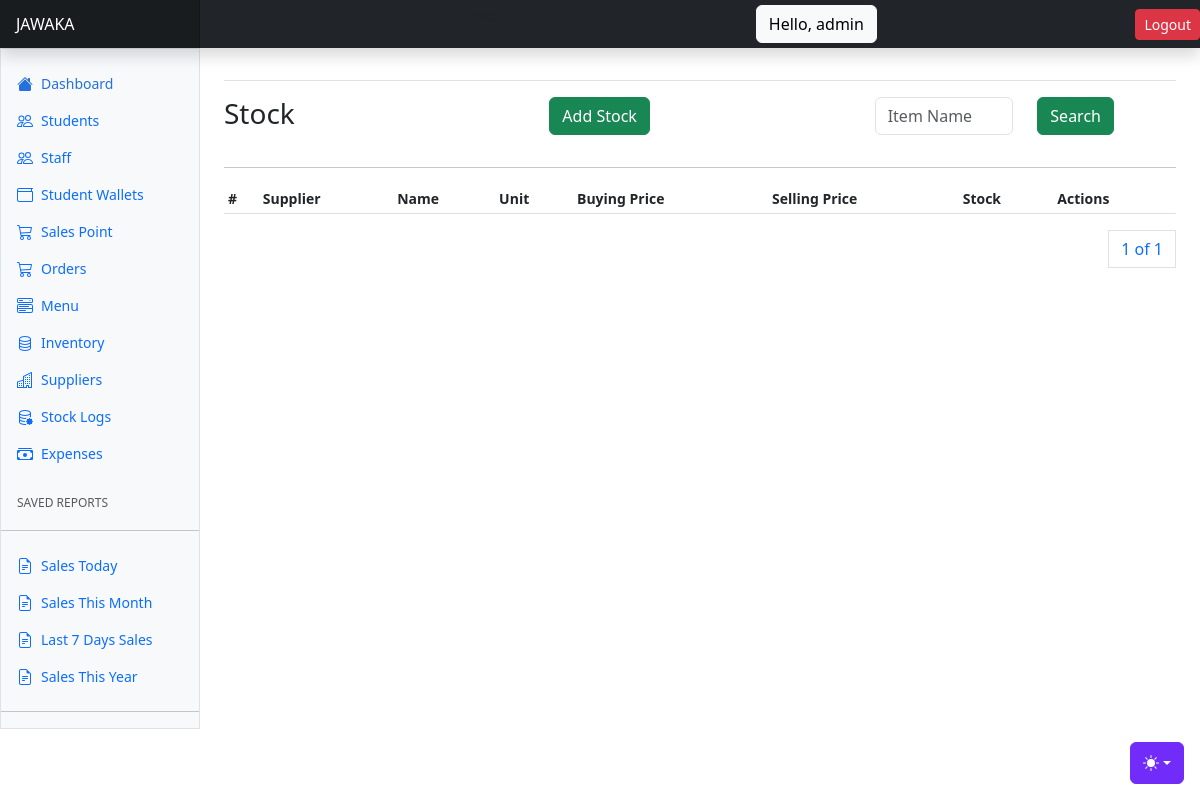
/inventory/ (signed in), run on an earlier commit of the app's database.
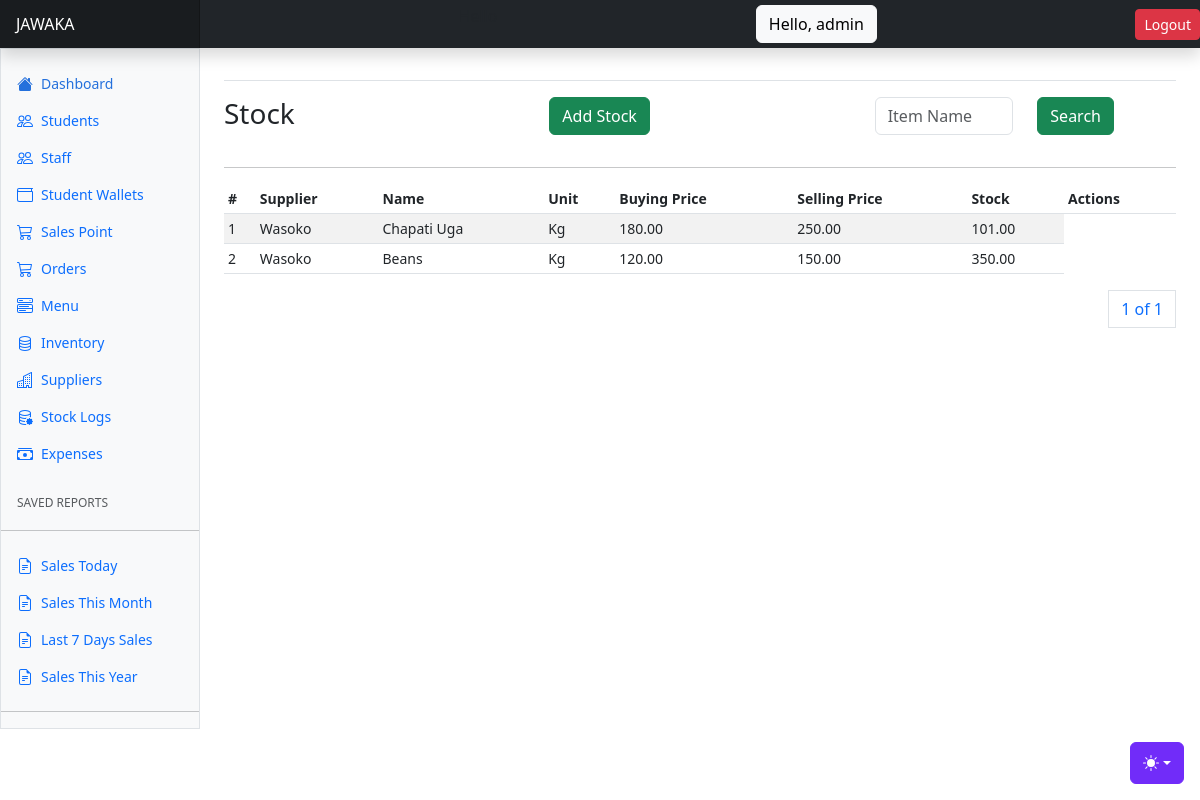
And on a later commit of the database.
### apps/users/models.py (models this page shows, shortened)
class User(AbstractUser):
    role = models.CharField(choices=ROLE_CHOICES, max_length=32, null=True)
    phone_number = models.CharField(max_length=255, null=True)
    id_number = models.CharField(max_length=255, null=True)
    gender = models.CharField(max_length=255, null=True)

### apps/inventory/models.py (models this page shows, shortened)
class Inventory(AbstractBaseModel):
    supplier = models.ForeignKey(Supplier, on_delete=models.SET_NULL, null=True)
    name = models.CharField(max_length=255)
    unit_price = models.DecimalField(max_digits=10, decimal_places=2)
    selling_price = models.DecimalField(max_digits=10, decimal_places=2)
    unit = models.CharField(max_length=255, choices=UNIT_CHOICES)
    stock = models.DecimalField(max_digits=10, decimal_places=2, default=0)

class Supplier(AbstractBaseModel):
    name = models.CharField(max_length=255)
    phone_number = models.CharField(max_length=255)
    email = models.EmailField(null=True)
    postal_address = models.CharField(max_length=255, null=True)
    town = models.CharField(max_length=255, null=True)
    country = models.CharField(max_length=255, null=True)
    def __str__(self):
        return self.name

### apps/inventory/views.py (the view)
# urls.py: path("inventory/", include("apps.inventory.urls")),
@login_required(login_url="/users/login/")
def inventory(request):
    stock_items = Inventory.objects.all()
    suppliers = Supplier.objects.all()
    if request.method == "POST":
        name = request.POST.get("name")
        stock_items = Inventory.objects.filter(Q(name__icontains=name))
    paginator = Paginator(stock_items, 10)
    page_number = request.GET.get("page")
    page_obj = paginator.get_page(page_number)
    context = {
        "stock_items": stock_items,
        "page_obj": page_obj,
        "suppliers": suppliers
    }
    return render(request, "inventory/inventory.html", context)

### templates/inventory/inventory.html (shortened to what this page needs)
{% extends "base.html" %}
{% block content %}
<div class="row">
    <div class="col">
        <h3>Stock</h3>
    </div>
    <div class="col">
        <a class="btn btn-success" data-bs-toggle="modal" data-bs-target="#newStockModal">Add Stock</a>
    </div>
    <div class="col">
      <form method="POST">
        <div class="input-group mb-3">
          <div class="row">
            <div class="col">
              <input type="text" class="form-control" name="name" id="name" placeholder="Item Name">
            </div>
            <div class="col">
              <button class="btn btn-success">Search</button>
            </div>
          </div>
        </div>
      </form>
    </div>
</div>
<hr/>
      <div class="table-responsive small">
        <table class="table table-striped table-sm">
          <thead>
            <tr>
              <th scope="col">#</th>
              <th scope="col">Supplier</th>
              <th scope="col">Name</th>
              <th scope="col">Unit</th>
              <th scope="col">Buying Price</th>
              <th scope="col">Selling Price</th>
              <th scope="col">Stock</th>
              <th scope="col" colspan="2">Actions</th>
            </tr>
          </thead>
          <tbody>
            {% for stock in page_obj %}
            <tr>
              <td>{{stock.id}}</td>
              <td>{{stock.supplier}}</td>
              <td>{{stock.name}}</td>
              <td>{{stock.unit}}</td>
              <td>{{stock.unit_price}}</td>
              <td>{{stock.selling_price}}</td>
              <td>{{stock.stock}}</td>
            </tr>
            {% endfor %}
          </tbody>
        </table>
        <div>
          <nav aria-label="Page navigation example">
            <ul class="pagination justify-content-end">
              <a class="page-link" href="#">{{ page_obj.number }} of {{ page_obj.paginator.num_pages }}</a>
            </ul>
          </nav>
        </div>
      </div>
{% endblock content %}

### templates/base.html (shortened to what this page needs)
{% load static %}
<!doctype html>
<html lang="en" data-bs-theme="auto">
  <head><script src="{% static 'assets/js/color-modes.js' %}"></script>
    <link rel="stylesheet" href="https://cdn.jsdelivr.net/npm/@docsearch/css@3">
<link href="{%  static 'assets/dist/css/bootstrap.min.css' %}" rel="stylesheet">
    <link href="https://cdn.jsdelivr.net/npm/bootstrap-icons@1.10.3/font/bootstrap-icons.css" rel="stylesheet">
    <link href="{% static 'dashboard.css' %}" rel="stylesheet">
  </head>
  <body>
    <div class="dropdown position-fixed bottom-0 end-0 mb-3 me-3 bd-mode-toggle">
      <button class="btn btn-bd-primary py-2 dropdown-toggle d-flex align-items-center"
              id="bd-theme"
              type="button"
              aria-expanded="false"
              data-bs-toggle="dropdown"
              aria-label="Toggle theme (auto)">
        <svg class="bi my-1 theme-icon-active" width="1em" height="1em"><use href="#circle-half"></use></svg>
      </button>
    </div>
<header class="navbar sticky-top bg-dark flex-md-nowrap p-0 shadow" data-bs-theme="dark">
  <a class="navbar-brand col-md-3 col-lg-2 me-0 px-3 fs-6 text-white" href="{% url 'home' %}">JAWAKA</a>
  <p>Hello</p>
  <button class="btn btn-light">Hello, {{request.user.username}}</button>
  <a href="{% url 'logout' %}" class="btn btn-danger btn-sm">Logout</a>
</header>
<div class="container-fluid">
  <div class="row">
    {% include "includes/sidebar.html" %}
    <main class="col-md-9 ms-sm-auto col-lg-10 px-md-4">
      <div class="d-flex justify-content-between flex-wrap flex-md-nowrap align-items-center pt-3 pb-2 mb-3 border-bottom">
      </div>
      {% block content %}
      {% endblock content %}
  </main>
  </div>
</div>
    </body>
</html>

### templates/includes/sidebar.html (shortened to what this page needs)
<div class="sidebar border border-right col-md-3 col-lg-2 p-0 bg-body-tertiary">
    <div class="offcanvas-md offcanvas-end bg-body-tertiary" tabindex="-1" id="sidebarMenu" aria-labelledby="sidebarMenuLabel">
      <div class="offcanvas-body d-md-flex flex-column p-0 pt-lg-3 overflow-y-auto">
        <ul class="nav flex-column">
          {% if request.user.is_superuser == True or request.user.role == "admin" %}
          <li class="nav-item">
            <a class="nav-link d-flex align-items-center gap-2 active" aria-current="page" href="{% url 'home' %}">
              <svg class="bi"><use xlink:href="#house-fill"/></svg>
              Dashboard
            </a>
          </li>
          <li class="nav-item">
            <a class="nav-link d-flex align-items-center gap-2" href="{% url 'students' %}">
              <svg class="bi"><use xlink:href="#people"/></svg>
              Students
            </a>
          </li>
          <li class="nav-item">
            <a class="nav-link d-flex align-items-center gap-2" href="{% url 'staff' %}">
              <svg class="bi"><use xlink:href="#people"/></svg>
              Staff
            </a>
          </li>
          <li class="nav-item">
            <a class="nav-link d-flex align-items-center gap-2" href="{% url 'student-wallets' %}">
              Student Wallets
            </a>
          </li>
          <li class="nav-item">
            <a class="nav-link d-flex align-items-center gap-2" href="{% url 'pos-home' %}">
              <svg class="bi"><use xlink:href="#cart"/></svg>
              Sales Point
            </a>
          </li>
          <li class="nav-item">
            <a class="nav-link d-flex align-items-center gap-2" href="{% url 'orders' %}">
              <svg class="bi"><use xlink:href="#cart"/></svg>
              Orders
            </a>
          </li>
          <li class="nav-item">
            <a class="nav-link d-flex align-items-center gap-2" href="{% url 'menus' %}">
              Menu
            </a>
          </li>
          <li class="nav-item">
            <a class="nav-link d-flex align-items-center gap-2" href="{% url 'inventory' %}">
              Inventory
            </a>
          </li>
          <li class="nav-item">
            <a class="nav-link d-flex align-items-center gap-2" href="{% url 'suppliers' %}">
              Suppliers
            </a>
          </li>
          <li class="nav-item">
            <a class="nav-link d-flex align-items-center gap-2" href="{% url 'inventory-logs' %}">
              Stock Logs
            </a>
          </li>
          <li class="nav-item">
            <a class="nav-link d-flex align-items-center gap-2" href="{% url 'expenses' %}">
              Expenses
            </a>
          </li>
          {% endif %}
        </ul>
        <h6 class="sidebar-heading d-flex justify-content-between align-items-center px-3 mt-4 mb-1 text-body-secondary text-uppercase">
          <span>Saved reports</span>
        </h6>
        <hr>
        <ul class="nav flex-column mb-auto">
          <li class="nav-item">
            <a class="nav-link d-flex align-items-center gap-2" href="#">
              <svg class="bi"><use xlink:href="#file-earmark-text"/></svg>
              Sales Today
            </a>
          </li>
          <li class="nav-item">
            <a class="nav-link d-flex align-items-center gap-2" href="#">
              <svg class="bi"><use xlink:href="#file-earmark-text"/></svg>
              Sales This Month
            </a>
          </li>
          <li class="nav-item">
            <a class="nav-link d-flex align-items-center gap-2" href="#">
              <svg class="bi"><use xlink:href="#file-earmark-text"/></svg>
              Last 7 Days Sales
            </a>
          </li>
          <li class="nav-item">
            <a class="nav-link d-flex align-items-center gap-2" href="#">
              <svg class="bi"><use xlink:href="#file-earmark-text"/></svg>
              Sales This Year
            </a>
          </li>
        </ul>
        <hr class="my-3">
      </div>
    </div>
  </div>

### static/dashboard.css (style rules this page uses)
.bi { display: inline-block; width: 1rem; height: 1rem; }
.sidebar .nav-link { font-size: .875rem; font-weight: 500; }
.sidebar .nav-link.active { color: #2470dc; }
.sidebar-heading { font-size: .75rem; }
.navbar-brand { padding-top: .75rem; padding-bottom: .75rem; background-color: rgba(0, 0, 0, .25); box-shadow: inset -1px 0 0 rgba(0, 0, 0, .25); }

### templates/base.html (style rules this page uses)
.bi { vertical-align: -.125em; fill: currentColor; }
.btn-bd-primary { --bd-violet-bg: #712cf9; --bd-violet-rgb: 112.520718, 44.062154, 249.437846; --bs-btn-font-weight: 600; --bs-btn-color: var(--bs-white); --bs-btn-bg: var(--bd-violet-bg); --bs-btn-border-color: var(--bd-violet-bg); --bs-btn-hover-color: var(--bs-white); --bs-btn-hover-bg: #6528e0; --bs-btn-hover-border-color: #6528e0; --bs-btn-focus-shadow-rgb: var(--bd-violet-rgb); --bs-btn-active-color: var(--bs-btn-hover-color); --bs-btn-active-bg: #5a23c8; --bs-btn-active-border-color: #5a23c8; }
.bd-mode-toggle { z-index: 1500; }

What changed in the data, as far as the page shows it:
added Inventory: id "1", supplier "Wasoko", name "Chapati Uga", unit "Kg", unit_price "180.00", selling_price "250.00", stock "101.00"
added Inventory: id "2", supplier "Wasoko", name "Beans", unit "Kg", unit_price "120.00", selling_price "150.00", stock "350.00"
